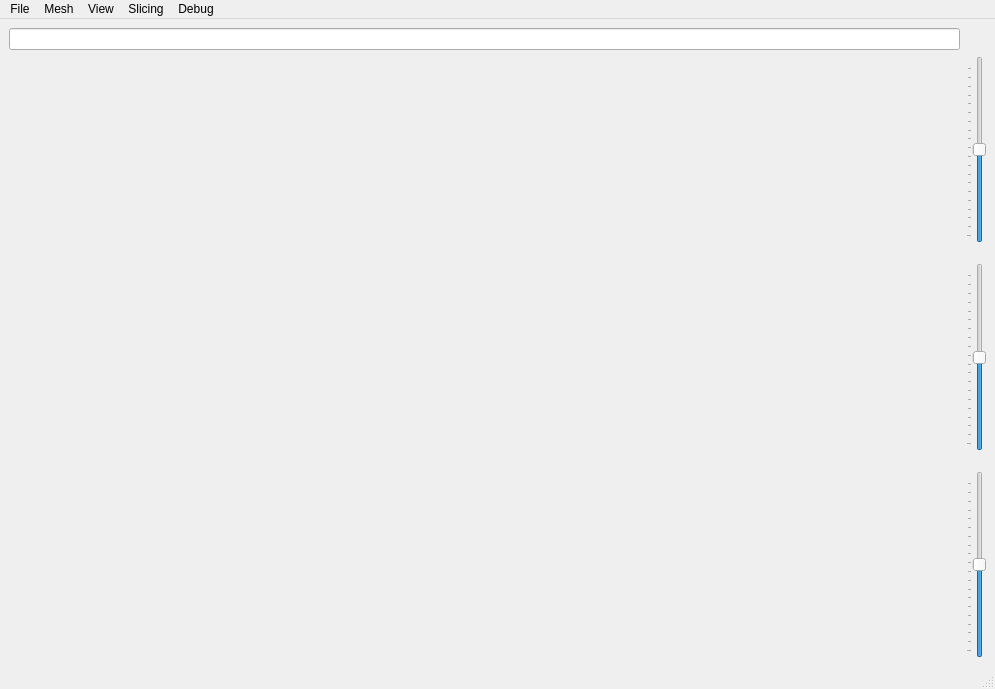
<?xml version="1.0" encoding="UTF-8"?>
<ui version="4.0">
 <class>MainWindow</class>
 <widget class="QMainWindow" name="MainWindow">
  <property name="geometry">
   <rect>
    <x>0</x>
    <y>0</y>
    <width>995</width>
    <height>689</height>
   </rect>
  </property>
  <property name="windowTitle">
   <string>MainWindow</string>
  </property>
  <widget class="QWidget" name="centralwidget">
   <property name="sizePolicy">
    <sizepolicy hsizetype="Preferred" vsizetype="Preferred">
     <horstretch>0</horstretch>
     <verstretch>0</verstretch>
    </sizepolicy>
   </property>
   <layout class="QGridLayout" name="gridLayout_2" columnstretch="2,1,0">
    <item row="1" column="2">
     <layout class="QGridLayout" name="gridLayout">
      <property name="verticalSpacing">
       <number>20</number>
      </property>
      <item row="2" column="0">
       <widget class="QSlider" name="slider_z">
        <property name="minimum">
         <number>1</number>
        </property>
        <property name="singleStep">
         <number>1</number>
        </property>
        <property name="value">
         <number>50</number>
        </property>
        <property name="orientation">
         <enum>Qt::Vertical</enum>
        </property>
        <property name="tickPosition">
         <enum>QSlider::TicksAbove</enum>
        </property>
        <property name="tickInterval">
         <number>5</number>
        </property>
       </widget>
      </item>
      <item row="0" column="0">
       <widget class="QSlider" name="slider_x">
        <property name="minimum">
         <number>1</number>
        </property>
        <property name="value">
         <number>50</number>
        </property>
        <property name="orientation">
         <enum>Qt::Vertical</enum>
        </property>
        <property name="tickPosition">
         <enum>QSlider::TicksAbove</enum>
        </property>
        <property name="tickInterval">
         <number>5</number>
        </property>
       </widget>
      </item>
      <item row="1" column="0">
       <widget class="QSlider" name="slider_y">
        <property name="minimum">
         <number>1</number>
        </property>
        <property name="singleStep">
         <number>1</number>
        </property>
        <property name="value">
         <number>50</number>
        </property>
        <property name="orientation">
         <enum>Qt::Vertical</enum>
        </property>
        <property name="tickPosition">
         <enum>QSlider::TicksAbove</enum>
        </property>
        <property name="tickInterval">
         <number>5</number>
        </property>
       </widget>
      </item>
     </layout>
    </item>
    <item row="1" column="1">
     <layout class="QGridLayout" name="slice_layout"/>
    </item>
    <item row="1" column="0">
     <layout class="QVBoxLayout" name="main_layout"/>
    </item>
    <item row="0" column="0">
     <widget class="QLineEdit" name="eit_model_name"/>
    </item>
   </layout>
  </widget>
  <widget class="QMenuBar" name="menubar">
   <property name="geometry">
    <rect>
     <x>0</x>
     <y>0</y>
     <width>995</width>
     <height>21</height>
    </rect>
   </property>
   <widget class="QMenu" name="menuFile">
    <property name="title">
     <string>File</string>
    </property>
    <addaction name="action_exit"/>
   </widget>
   <widget class="QMenu" name="menuMesh">
    <property name="title">
     <string>Mesh</string>
    </property>
    <widget class="QMenu" name="menuSlicing">
     <property name="title">
      <string>Slicing</string>
     </property>
     <addaction name="action_mesh_dynamic_slicing_x"/>
     <addaction name="action_mesh_dynamic_slicing_y"/>
     <addaction name="action_mesh_dynamic_slicing_z"/>
    </widget>
    <widget class="QMenu" name="menuColormap">
     <property name="title">
      <string>Color map</string>
     </property>
    </widget>
    <addaction name="action_mesh_reset"/>
    <addaction name="action_mesh_refresh"/>
    <addaction name="action_mesh_show_electrodes"/>
    <addaction name="menuSlicing"/>
    <addaction name="menuColormap"/>
   </widget>
   <widget class="QMenu" name="menuView">
    <property name="title">
     <string>View</string>
    </property>
    <addaction name="action_view_xy_plane"/>
    <addaction name="action_view_xz_plane"/>
    <addaction name="action_view_yz_plane"/>
    <addaction name="separator"/>
    <addaction name="action_onoff_parallel_projection"/>
    <addaction name="action_show_slice_x"/>
    <addaction name="action_show_slice_y"/>
    <addaction name="action_show_slice_z"/>
   </widget>
   <widget class="QMenu" name="menuDebug">
    <property name="title">
     <string>Debug</string>
    </property>
    <addaction name="action_new_data"/>
    <addaction name="action_load_eit_image_dummy"/>
   </widget>
   <widget class="QMenu" name="menuSlicing_2">
    <property name="title">
     <string>Slicing</string>
    </property>
    <addaction name="action_slicing_reset_origin"/>
   </widget>
   <addaction name="menuFile"/>
   <addaction name="menuMesh"/>
   <addaction name="menuView"/>
   <addaction name="menuSlicing_2"/>
   <addaction name="menuDebug"/>
  </widget>
  <widget class="QStatusBar" name="statusbar"/>
  <action name="action_exit">
   <property name="text">
    <string>Exit</string>
   </property>
   <property name="shortcut">
    <string>Ctrl+Q</string>
   </property>
  </action>
  <action name="action_mesh_refresh">
   <property name="text">
    <string>Refresh</string>
   </property>
  </action>
  <action name="action_mesh_show_electrodes">
   <property name="text">
    <string>Show electrodes</string>
   </property>
  </action>
  <action name="action_slicing_set_slices">
   <property name="text">
    <string>Set slices</string>
   </property>
  </action>
  <action name="action_mesh_dynamic_slicing_x">
   <property name="text">
    <string>Dynamic slicing X</string>
   </property>
  </action>
  <action name="action_slicing_z_slicing">
   <property name="text">
    <string>Z slicing</string>
   </property>
  </action>
  <action name="action_new_data">
   <property name="text">
    <string>new_data</string>
   </property>
  </action>
  <action name="action_view_xy_plane">
   <property name="text">
    <string>View XY plane</string>
   </property>
  </action>
  <action name="action_view_xz_plane">
   <property name="text">
    <string>View XZ plane</string>
   </property>
  </action>
  <action name="action_view_yz_plane">
   <property name="text">
    <string>View YZ plane</string>
   </property>
  </action>
  <action name="action_onoff_parallel_projection">
   <property name="text">
    <string>Enable parallel projection</string>
   </property>
  </action>
  <action name="action_mesh_reset">
   <property name="text">
    <string>Reset</string>
   </property>
  </action>
  <action name="actionremove">
   <property name="text">
    <string>remove</string>
   </property>
  </action>
  <action name="action3_1">
   <property name="text">
    <string>3|1</string>
   </property>
  </action>
  <action name="action1">
   <property name="text">
    <string>1</string>
   </property>
  </action>
  <action name="action_show_slice_x">
   <property name="checkable">
    <bool>true</bool>
   </property>
   <property name="text">
    <string>Show slice X</string>
   </property>
  </action>
  <action name="action_show_slice_y">
   <property name="text">
    <string>Show slice Y</string>
   </property>
  </action>
  <action name="action_show_slice_z">
   <property name="text">
    <string>Show slice Z</string>
   </property>
  </action>
  <action name="action_slicing_reset_origin">
   <property name="text">
    <string>Reset slice origin</string>
   </property>
  </action>
  <action name="action_mesh_dynamic_slicing_y">
   <property name="text">
    <string>Dynamic slicing Y</string>
   </property>
  </action>
  <action name="action_mesh_dynamic_slicing_z">
   <property name="text">
    <string>Dynamic slicing Z</string>
   </property>
  </action>
  <action name="actionvir">
   <property name="text">
    <string>vir</string>
   </property>
  </action>
  <action name="action_load_eit_image_dummy">
   <property name="text">
    <string>Load EIT image dummy</string>
   </property>
  </action>
 </widget>
 <resources/>
 <connections/>
</ui>
